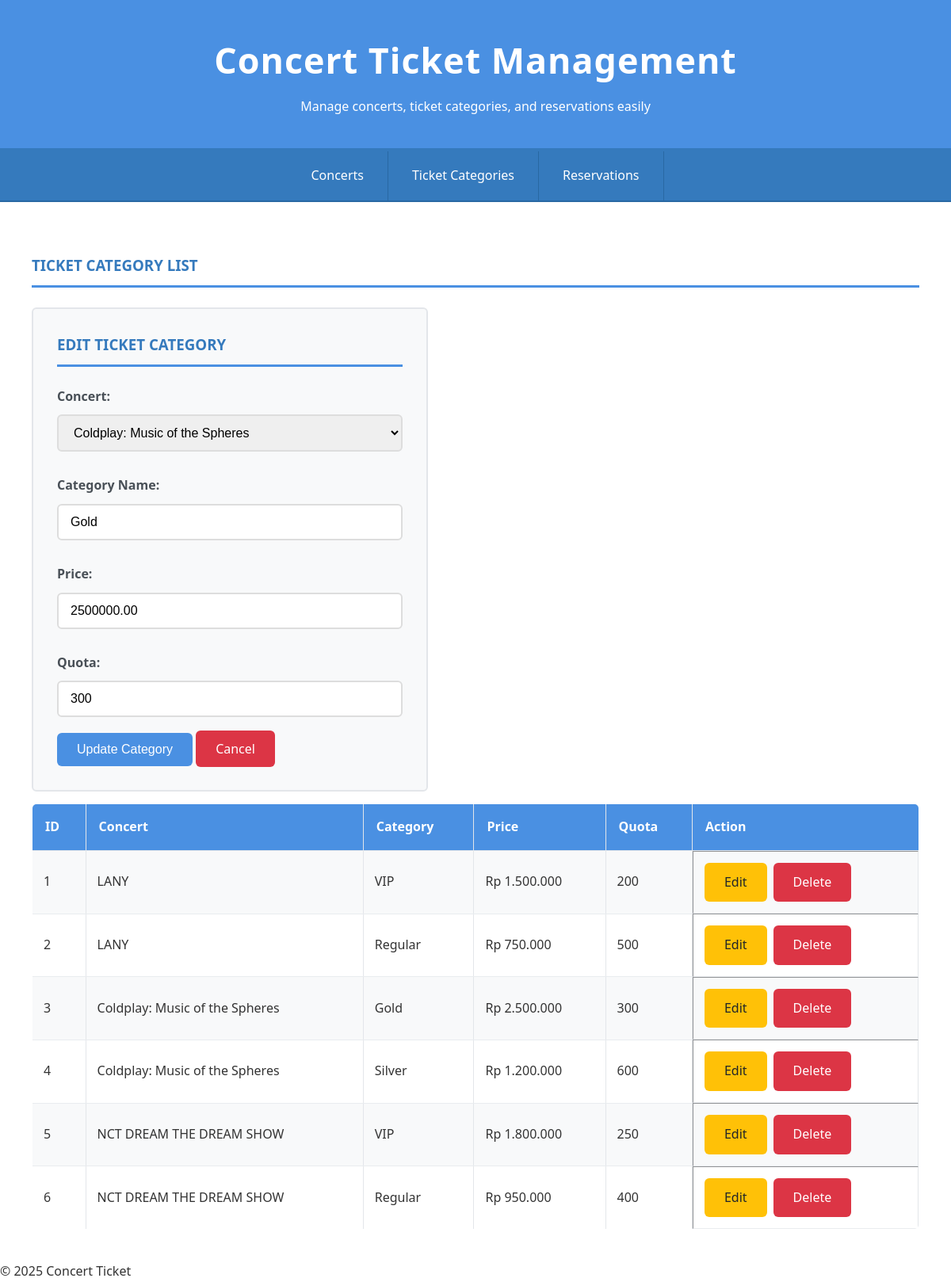
The app's page /?page=tickets&edit=3 with its own data.
### tables this page shows
CREATE TABLE `ticket_categories` (
  `id_ticket_category` int(11) NOT NULL,
  `id_concert` int(11) NOT NULL,
  `category_name` varchar(50) NOT NULL,
  `price` decimal(10,2) NOT NULL,
  `quota` int(11) NOT NULL
);

CREATE TABLE `concerts` (
  `id_concert` int(11) NOT NULL,
  `concert_name` varchar(100) NOT NULL,
  `date` date NOT NULL,
  `venue` varchar(100) NOT NULL
);

### config/db.php (called while the page is built, shortened)
<?php
class Database {
    private $host = "localhost";
    private $username = "root";
    private $password = "";
    private $dbname = "db_concert";
    public function __construct() {
        try {
            $this->conn = new PDO("mysql:host=$this->host;dbname=$this->dbname", $this->username, $this->password);
        } catch (PDOException $e) {
            echo "Connection failed: " . $e->getMessage();
        }
    }
}
?>

### class/TicketCategory.php (called while the page is built, shortened)
<?php
require_once 'config/db.php';
class TicketCategory {
    private $db;
    public function __construct() {
        $this->db = (new Database())->conn;
    }
    public function getAllTicketCategories() {
        $stmt = $this->db->prepare("
            SELECT t.*, c.concert_name
            FROM ticket_categories t
            JOIN concerts c ON t.id_concert = c.id_concert
        ");
        $stmt->execute();
        return $stmt->fetchAll(PDO::FETCH_ASSOC);
    }
    public function getTicketCategoryById($id) {
        $stmt = $this->db->prepare("SELECT * FROM ticket_categories WHERE id_ticket_category = ?");
        $stmt->execute([$id]);
        return $stmt->fetch(PDO::FETCH_ASSOC);
    }
}
?>

### class/Concert.php (called while the page is built, shortened)
<?php
require_once 'config/db.php';
class Concert {
    private $db;
    public function __construct() {
        $this->db = (new Database())->conn;
    }
    public function getAllConcerts() {
        $stmt = $this->db->prepare("SELECT * FROM concerts");
        $stmt->execute();
        return $stmt->fetchAll(PDO::FETCH_ASSOC);
    }
}
?>

### view/ticket_categories.php (the view, shortened to what this page needs)
<?php
require_once 'class/TicketCategory.php';
require_once 'class/Concert.php';
$ticket = new TicketCategory();
$concert = new Concert();
$concerts = $concert->getAllConcerts();
$tickets = $ticket->getAllTicketCategories();
$editData = null;
if (isset($_GET['edit'])) {
    $editData = $ticket->getTicketCategoryById($_GET['edit']);
}
?>
<h3>Ticket Category List</h3>
<form method="POST">
    <h3><?= $editData ? "Edit Ticket Category" : "Add Ticket Category" ?></h3>
    <label>Concert:</label>
    <select name="id_concert" required>
        <?php foreach ($concerts as $c): ?>
            <option value="<?= $c['id_concert'] ?>" <?= isset($editData['id_concert']) && $editData['id_concert'] == $c['id_concert'] ? 'selected' : '' ?>>
                <?= htmlspecialchars($c['concert_name']) ?>
            </option>
        <?php endforeach; ?>
    </select>
    <label>Category Name:</label>
    <input type="text" name="category_name" value="<?= htmlspecialchars($editData['category_name'] ?? '') ?>" required>
    <label>Price:</label>
    <input type="number" name="price" min="0" step="0.01" value="<?= htmlspecialchars($editData['price'] ?? '') ?>" required>
    <label>Quota:</label>
    <input type="number" name="quota" min="1" value="<?= htmlspecialchars($editData['quota'] ?? '') ?>" required>
    <?php if ($editData): ?>
        <button type="submit" name="update">Update Category</button>
        <a href="?page=tickets" class="btn btn-danger">Cancel</a>
    <?php else: ?>
        <button type="submit" name="add">Add Category</button>
    <?php endif; ?>
</form>
<table border="1">
    <tr>
        <th>ID</th>
        <th>Concert</th>
        <th>Category</th>
        <th>Price</th>
        <th>Quota</th>
        <th>Action</th>
    </tr>
    <?php foreach ($tickets as $t): ?>
    <tr>
        <td><?= $t['id_ticket_category'] ?></td>
        <td><?= htmlspecialchars($t['concert_name']) ?></td>
        <td><?= htmlspecialchars($t['category_name']) ?></td>
        <td>Rp <?= number_format($t['price'], 0, ',', '.') ?></td>
        <td><?= $t['quota'] ?></td>
        <td class="table-actions">
            <a href="?page=tickets&edit=<?= $t['id_ticket_category'] ?>" class="btn btn-warning">Edit</a>
            <a href="?page=tickets&delete=<?= $t['id_ticket_category'] ?>" class="btn btn-danger" onclick="return confirm('Delete this category?')">Delete</a>
        </td>
    </tr>
    <?php endforeach; ?>
</table>

### style.css (style rules this page uses)
* { margin: 0; padding: 0; box-sizing: border-box; }
body { font-family: 'Segoe UI', Tahoma, Geneva, Verdana, sans-serif; background-color: hsl(216, 33%, 97%); color: #333; line-height: 1.6; min-height: 100vh; }
h2, h3 { color: #357abd; margin-bottom: 25px; text-transform: uppercase; font-weight: 600; border-bottom: 3px solid #4a90e2; padding-bottom: 10px; }
table { width: 100%; border-collapse: collapse; margin-top: 15px; background-color: white; border-radius: 6px; overflow: hidden; border: 1px solid #e3e6ea; }
th { background-color: #4a90e2; color: white; padding: 16px; text-align: left; }
td { padding: 14px; border-bottom: 1px solid #e9ecef; }
tbody tr:nth-child(even) { background-color: #f8f9fa; }
form { background-color: #f8f9fa; padding: 30px; border-radius: 6px; border: 2px solid #e3e6ea; width: 500px; }
label { font-weight: 600; color: #495057; margin-top: 10px; display: block; }
input, select { width: 100%; padding: 12px 15px; margin: 10px 0 20px 0; border: 2px solid #ddd; border-radius: 6px; font-size: 16px; transition: border-color 0.3s ease; }
button, .btn { background-color: #4a90e2; color: white; padding: 12px 25px; border: none; border-radius: 6px; cursor: pointer; font-size: 16px; font-weight: 500; transition: 0.3s ease; text-decoration: none; }
.btn-danger { background-color: #dc3545; }
.btn-warning { background-color: #ffc107; color: #212529; }
.table-actions { display: flex; gap: 8px; }

### records on screen
ticket_categories: id_concert "Coldplay: Music of the Spheres", category_name "Gold", price "2500000.00", quota "300", id_ticket_category "3", id_concert.concert_name "Coldplay: Music of the Spheres", price "2.500.000"
ticket_categories: id_ticket_category "1", id_concert.concert_name "LANY", category_name "VIP", price "1.500.000", quota "200"
ticket_categories: id_ticket_category "2", id_concert.concert_name "LANY", category_name "Regular", price "750.000", quota "500"
ticket_categories: id_ticket_category "4", id_concert.concert_name "Coldplay: Music of the Spheres", category_name "Silver", price "1.200.000", quota "600"
ticket_categories: id_ticket_category "5", id_concert.concert_name "NCT DREAM THE DREAM SHOW", category_name "VIP", price "1.800.000", quota "250"
ticket_categories: id_ticket_category "6", id_concert.concert_name "NCT DREAM THE DREAM SHOW", category_name "Regular", price "950.000", quota "400"
